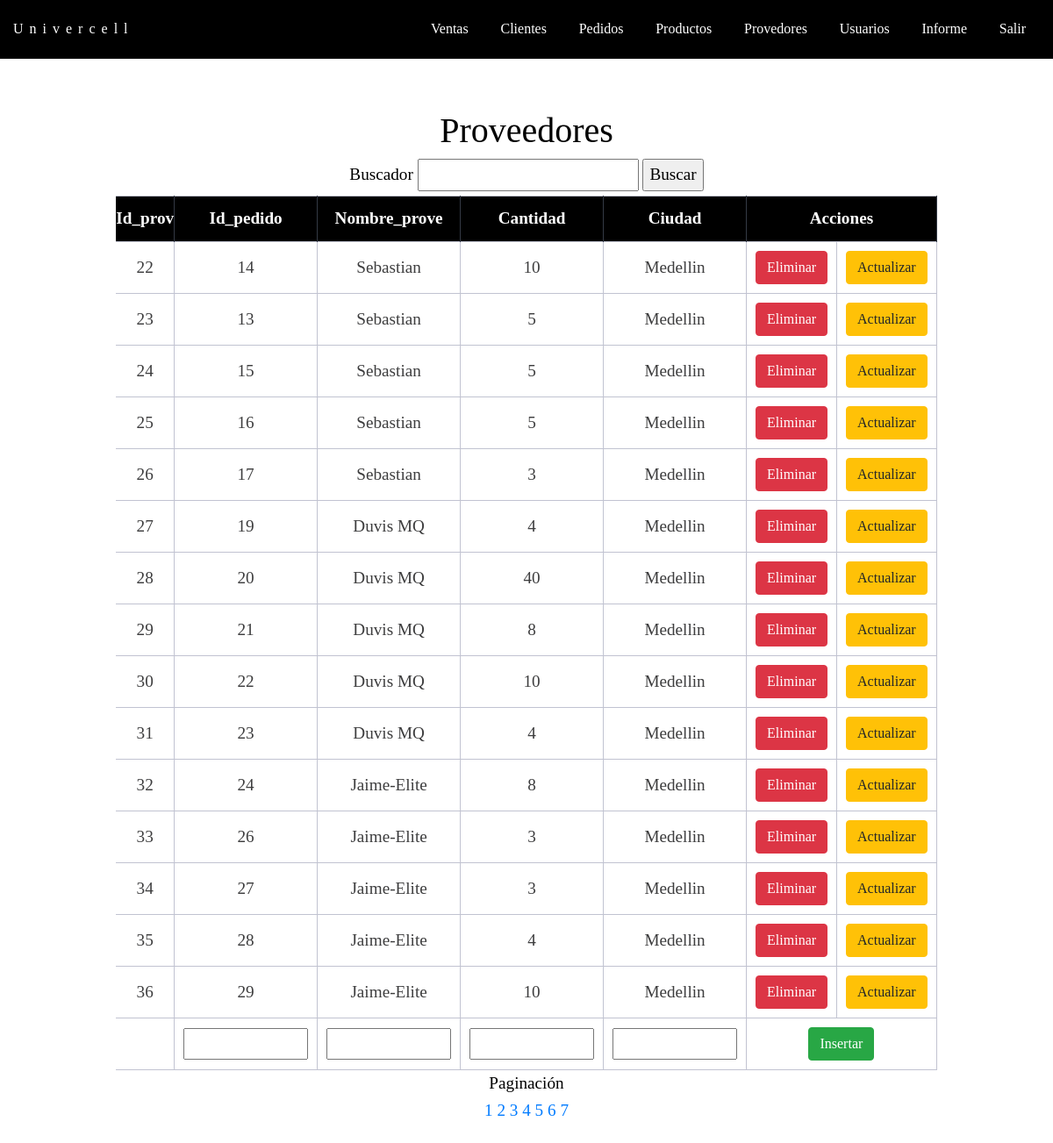
The app's page /index_prove.php (signed in) with its own data.
### tables this page shows
CREATE TABLE `proveedores` (
  `Id_proveedor` int(50) NOT NULL,
  `Id_pedido` int(30) NOT NULL,
  `Nombre_proveedor` varchar(80) NOT NULL,
  `Cantidad` int(50) NOT NULL,
  `Ciudad` varchar(50) NOT NULL
);

### index_prove.php (the view, shortened to what this page needs)
<!doctype html>
<html>
<head>
<link rel="stylesheet" href="https://cdn.jsdelivr.net/npm/bootstrap@4.0.0/dist/css/bootstrap.min.css">
<link rel="stylesheet" href="css/estilosinicio.css">
<link rel="stylesheet" href="css/estilostabla.css">
</head>
<body>
  <header class= "header">
    <div class="container logo-nav">
      <a href="menu.php" class="logo">Univercell</a>
      <nav class="navigation">
    	  <ul>
        <nav>
            <ul>
            <li><a href="index_ventas.php">Ventas</a></li>
             <li><a href="index_clientes.php">Clientes</a></li>
             <li><a href="index_pedidos.php">Pedidos</a></li>
             <li><a href="index_productos.php">Productos</a></li>
             <li><a href="index_prove.php">Provedores</a></li>
             <li><a href="index_usuarios.php">Usuarios</a></li>
				<li><a href="Ver_ventas.php">Informe</a></li>
             <li><a href="cerrar_sesion.php" onclick="return Confirmacion()">Salir</a></li>
            </ul>
        </nav>
    </div>
  </header>
  <main class="main">
    <div class="container"><br><br>
  <?php
  require("conexion.php");
   $tamano_pag=15;
    if (isset($_GET['pagina'])){
      if($_GET['pagina']==1){
        header("Location:index_prove.php");
      }else{
        $pagina=$_GET['pagina'];
      }
      }else{
    $pagina=1;
  }
  $empezar_desde=($pagina-1)*$tamano_pag;
  $resultado=$base->query("SELECT * FROM proveedores");
  $num_fila=$resultado->rowCount();
    $total_pagina=ceil($num_fila/$tamano_pag);
?>
<h1><span class="subtitulo"> Proveedores</span></h1>
<center><form action="busqueda_prove.php" method="get">
  <label>Buscador</label>
  <input type="text" name="busqueda">
  <input type=submit value="Buscar">
  </center>
  <form name="form1" method="post" action="<?php echo $_SERVER['PHP_SELF'] ?>">
    <table width="70%" border="0" align="center">
      <?php
      $resultado=$base->query("SELECT * FROM proveedores LIMIT $empezar_desde, $tamano_pag");
       $registros=$resultado->fetchAll(PDO::FETCH_OBJ);
      ?>
 <thead>
      <tr >
        <th class="primera_fila">Id_prov</th>
		<th class="primera_fila">Id_pedido</th>
        <th class="primera_fila">Nombre_prove</th>
        <th class="primera_fila">Cantidad</th>
        <th class="primera_fila">Ciudad</th>
        <th class="primera_fila" colspan="2">Acciones</th>
      </tr>
</thead>
    <tbody>
        <?php
        foreach ($registros as $proveed):
        ?>
      <tr>
        <td><?php echo $proveed->Id_proveedor?></td>
		  <td><?php echo $proveed->Id_pedido?></td>
        <td><?php echo $proveed->Nombre_proveedor?></td>
        <td><?php echo $proveed->Cantidad?></td>
        <td><?php echo $proveed->Ciudad?></td>
        <td class="bot"><a href="eliminar_prove.php?Id_proveedor=<?php echo $proveed->Id_proveedor?>"><input class="btn btn-danger" type='button' name='del' id='del' value='Eliminar' onclick="return Confirmation()"></a></td>
        <td class='bot'><a href="editar_prove.php?Id=<?php echo $proveed->Id_proveedor?>
			                                   & ped=<?php echo $proveed->Id_pedido?>
                                               & nom=<?php echo $proveed->Nombre_proveedor?>
                                               & can=<?php echo $proveed->Cantidad?>
                                               & ciu=<?php echo $proveed->Ciudad?>">
          <input class="btn btn-warning" type='button' name='up' id='up' value='Actualizar'></a></td>
      </tr>
        <?php
        endforeach;
        ?>
    	<tr>
        <td></td>
	    <td><input class="but" type='text' name='ped' size='10'></td>
        <td><input class="but" type='text' name='nom' size='10'></td>
        <td><input class="but" type='text' name='Can' size='10'></td>
        <td><input class="but" type='text' name='Ciu' size='10'></td>
        <td class='bot'colspan="2"><input class="btn btn-success" type='submit' name='insert' id='insertar' value='Insertar'></a></td>
      </tr>
    </table>
  </form>
 </div>
  <footer>
      <?php
      echo "<p class='paginacion'>Paginación <br>";
      for($i=1; $i<=$total_pagina; $i++){
        echo "<a href='?pagina=" . $i . "'>" . $i . "</a> ";
	  }
    ?>
  </footer>
			<br><br><br><br><br><br><br><br><br><br><br><br><br>
</body>
</html>

### css/estilosinicio.css (style rules this page uses)
body { font-family: 'Times New Roman', Times, serif; color: black; font-size: 1.2rem; line-height: 1.6em; margin: 0; text-decoration: none; }
p { margin-bottom: 1.6em; }
* { font-family: 'Times New Roman', Times, serif; text-decoration: none; }
.container { width:100%; max-width: 1400px; margin:0 auto; overflow:hidden; cursor: default; text-decoration: none; }
ul { margin:0; padding:0; text-decoration: none; }
.header { background:black; color:#ffffff; padding-top:10px; padding-bottom: 10px; cursor:default; position: fixed; width: 100%; }
.logo-nav { display: flex; justify-content: space-between; align-items: center; flex-wrap: wrap; }
.header a { background: black; color:#ffffff; text-decoration:none; font-size:16px; }
.logo { letter-spacing: 7px; padding-right: 2rem; font-size: 3rem; text-decoration: none; }
.navigation ul { margin: 0; padding: 0; list-style: none; }
.navigation ul li { display: inline-block; }
.navigation ul li a { display:block; padding: 0.5rem 1rem; transition: all 0.3s linear; border-radius: 7px; text-decoration: none; }
.main { padding-top: 4rem; text-align: justify; margin-bottom: 1rem; }

### css/estilostabla.css (style rules this page uses)
h1 { text-align: center; align-items: center; }
* { box-sizing: border-box; }
th { color: white; background: black; border-right: 1px solid #343a45; padding: 10px 0 10px 0; text-align: center; align-items: center; }
td { align-items: center; text-align: center; background: white; padding: 10px; border-right: 1px solid #c1c3d1; }
tr { border-top: 1px solid #c1c3d1; border-bottom: 1px solid #c1c3d1; color: #3d3d3e; }
.paginacion { text-align: center; }

### records on screen
proveedores: Id_proveedor "22", Id_pedido "14", Nombre_proveedor "Sebastian", Cantidad "10", Ciudad "Medellin"
proveedores: Id_proveedor "23", Id_pedido "13", Nombre_proveedor "Sebastian", Cantidad "5", Ciudad "Medellin"
proveedores: Id_proveedor "24", Id_pedido "15", Nombre_proveedor "Sebastian", Cantidad "5", Ciudad "Medellin"
proveedores: Id_proveedor "25", Id_pedido "16", Nombre_proveedor "Sebastian", Cantidad "5", Ciudad "Medellin"
proveedores: Id_proveedor "26", Id_pedido "17", Nombre_proveedor "Sebastian", Cantidad "3", Ciudad "Medellin"
proveedores: Id_proveedor "27", Id_pedido "19", Nombre_proveedor "Duvis MQ", Cantidad "4", Ciudad "Medellin"
proveedores: Id_proveedor "28", Id_pedido "20", Nombre_proveedor "Duvis MQ", Cantidad "40", Ciudad "Medellin"
proveedores: Id_proveedor "29", Id_pedido "21", Nombre_proveedor "Duvis MQ", Cantidad "8", Ciudad "Medellin"
proveedores: Id_proveedor "30", Id_pedido "22", Nombre_proveedor "Duvis MQ", Cantidad "10", Ciudad "Medellin"
proveedores: Id_proveedor "31", Id_pedido "23", Nombre_proveedor "Duvis MQ", Cantidad "4", Ciudad "Medellin"
proveedores: Id_proveedor "32", Id_pedido "24", Nombre_proveedor "Jaime-Elite", Cantidad "8", Ciudad "Medellin"
proveedores: Id_proveedor "33", Id_pedido "26", Nombre_proveedor "Jaime-Elite", Cantidad "3", Ciudad "Medellin"
proveedores: Id_proveedor "34", Id_pedido "27", Nombre_proveedor "Jaime-Elite", Cantidad "3", Ciudad "Medellin"
proveedores: Id_proveedor "35", Id_pedido "28", Nombre_proveedor "Jaime-Elite", Cantidad "4", Ciudad "Medellin"
proveedores: Id_proveedor "36", Id_pedido "29", Nombre_proveedor "Jaime-Elite", Cantidad "10", Ciudad "Medellin"
